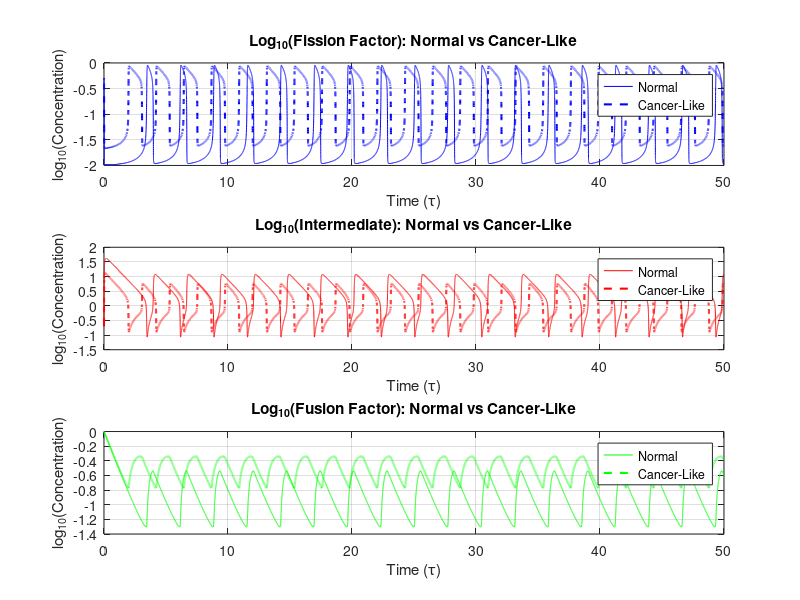

Recreate this plot in MATLAB. (Note: this script raises an error after producing the figure.)
clear all

%% Parameters for Normal Dynamics
epsilon_normal = 0.01;          % Normal scaled parameter epsilon
epsilon_prime_normal = 0.001;   % Normal scaled parameter epsilon'
q_normal = 0.01;                % Normal parameter q
f_normal = 1;                   % Normal stoichiometric factor

%% Parameters for Cancer-Like Dynamics
epsilon_cancer = 0.005;         % Cancer condition: lower epsilon
epsilon_prime_cancer = 0.0005;  % Cancer condition: lower epsilon'
q_cancer = 0.02;                % Cancer condition: higher q
f_cancer = 0.6;                 % Cancer condition: lower f

% Time span for simulation
tspan = [0 50];  

% Initial conditions for x, y, z
x0 = 0.5;  % Initial fission factor concentration (DRP1)
y0 = 0.2;  % Initial intermediate concentration (MID49/51)
z0 = 1;    % Initial fusion factor concentration (MFN1/2, OPA1)
initial_conditions = [x0, y0, z0];

%% Equations for Normal and Cancer-Like Dynamics
% Normal dynamics
oregonator_eqns_normal = @(t, vars) [
    (1/epsilon_normal) * (q_normal * vars(2) - vars(1) * vars(2) + vars(1) * (1 - vars(1)));
    (1/epsilon_prime_normal) * (-q_normal * vars(2) - vars(1) * vars(2) + f_normal * vars(3));
    vars(1) - vars(3)
];

% Cancer-like dynamics
oregonator_eqns_cancer = @(t, vars) [
    (1/epsilon_cancer) * (q_cancer * vars(2) - vars(1) * vars(2) + vars(1) * (1 - vars(1)));
    (1/epsilon_prime_cancer) * (-q_cancer * vars(2) - vars(1) * vars(2) + f_cancer * vars(3));
    vars(1) - vars(3)
];

[t_normal, vars_normal] = ode45(oregonator_eqns_normal, tspan, initial_conditions);
[t_cancer, vars_cancer] = ode45(oregonator_eqns_cancer, tspan, initial_conditions);

% Extract solutions for normal and cancer-like dynamics
x_normal = vars_normal(:, 1);  % Fission factor (DRP1)
y_normal = vars_normal(:, 2);  % Intermediate (MID49/51)
z_normal = vars_normal(:, 3);  % Fusion factor (MFN1/2, OPA1)

x_cancer = vars_cancer(:, 1);  % Fission factor (DRP1)
y_cancer = vars_cancer(:, 2);  % Intermediate (MID49/51)
z_cancer = vars_cancer(:, 3);  % Fusion factor (MFN1/2, OPA1)

% Log-transformed solutions
x_log_normal = log10(x_normal);
y_log_normal = log10(y_normal);
z_log_normal = log10(z_normal);

x_log_cancer = log10(x_cancer);
y_log_cancer = log10(y_cancer);
z_log_cancer = log10(z_cancer);

%% Figure: Log-Transformed Dynamics
figure;
subplot(3, 1, 1);
plot(t_normal, x_log_normal, 'b', t_cancer, x_log_cancer, 'b--', 'LineWidth', 1.5);
title('Log_{10}(Fission Factor): Normal vs Cancer-Like');
xlabel('Time (\tau)');
ylabel('log_{10}(Concentration)');
legend('Normal', 'Cancer-Like');
grid on;

subplot(3, 1, 2);
plot(t_normal, y_log_normal, 'r', t_cancer, y_log_cancer, 'r--', 'LineWidth', 1.5);
title('Log_{10}(Intermediate): Normal vs Cancer-Like');
xlabel('Time (\tau)');
ylabel('log_{10}(Concentration)');
legend('Normal', 'Cancer-Like');
grid on;

subplot(3, 1, 3);
plot(t_normal, z_log_normal, 'g', t_cancer, z_log_cancer, 'g--', 'LineWidth', 1.5);
title('Log_{10}(Fusion Factor): Normal vs Cancer-Like');
xlabel('Time (\tau)');
ylabel('log_{10}(Concentration)');
legend('Normal', 'Cancer-Like');
grid on;

sgtitle('Log-Transformed Dynamics: Normal vs Cancer-Like');

